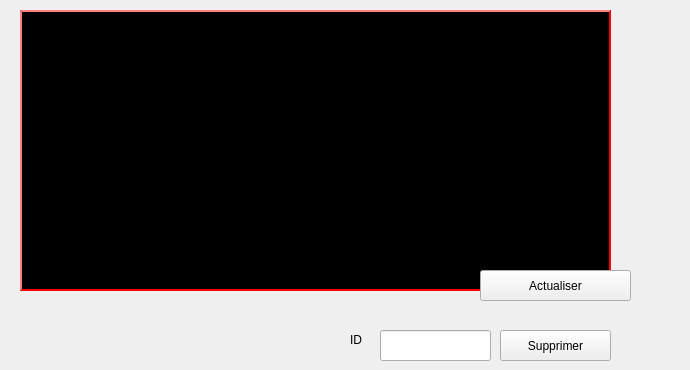
        <widget class="QWidget" name="tab_19">
         <attribute name="title">
          <string>Consulter</string>
         </attribute>
         <widget class="QTableView" name="tableView_4">
          <property name="geometry">
           <rect>
            <x>20</x>
            <y>10</y>
            <width>591</width>
            <height>281</height>
           </rect>
          </property>
          <property name="styleSheet">
           <string notr="true">selection-background-color: qlineargradient(x1: 0, y1: 0, x2: 0.5, y2: 0.5,
                                 stop: 0 #FF92BB, stop: 1 red);
  background: black;
     border: 2px outset red;</string>
          </property>
         </widget>
         <widget class="QLineEdit" name="textDelete_6">
          <property name="geometry">
           <rect>
            <x>380</x>
            <y>330</y>
            <width>111</width>
            <height>31</height>
           </rect>
          </property>
         </widget>
         <widget class="QLabel" name="label_66">
          <property name="geometry">
           <rect>
            <x>350</x>
            <y>330</y>
            <width>21</width>
            <height>20</height>
           </rect>
          </property>
          <property name="text">
           <string>ID</string>
          </property>
         </widget>
         <widget class="QPushButton" name="pushButton_29">
          <property name="geometry">
           <rect>
            <x>500</x>
            <y>330</y>
            <width>111</width>
            <height>31</height>
           </rect>
          </property>
          <property name="text">
           <string>Supprimer</string>
          </property>
         </widget>
         <widget class="QLabel" name="label_95">
          <property name="geometry">
           <rect>
            <x>610</x>
            <y>320</y>
            <width>71</width>
            <height>41</height>
           </rect>
          </property>
          <property name="text">
           <string/>
          </property>
          <property name="pixmap">
           <pixmap>cor.png</pixmap>
          </property>
         </widget>
         <widget class="QPushButton" name="afficher_menu">
          <property name="geometry">
           <rect>
            <x>480</x>
            <y>270</y>
            <width>151</width>
            <height>31</height>
           </rect>
          </property>
          <property name="text">
           <string>Actualiser</string>
          </property>
         </widget>
        </widget>
